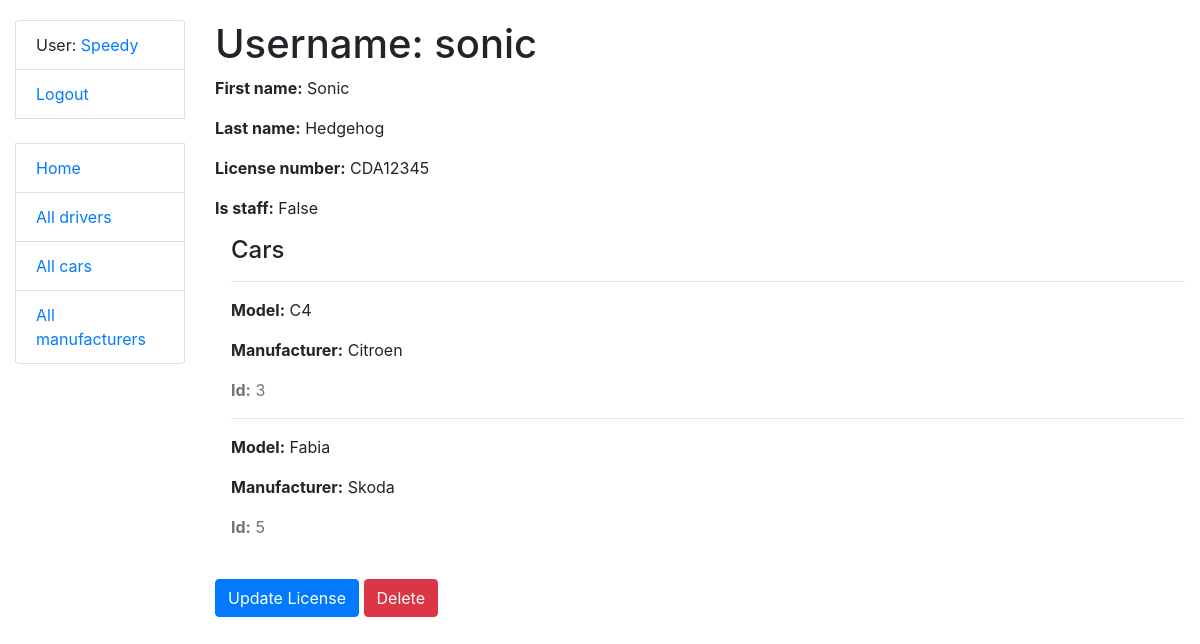
Page /drivers/3/ (signed in) on the committed database.
### taxi/models.py (models this page shows, shortened)
class Driver(AbstractUser):
    license_number = models.CharField(max_length=255, unique=True)
    class Meta:
        verbose_name = "driver"
        verbose_name_plural = "drivers"
    def get_absolute_url(self):
        return reverse("taxi:driver-detail", kwargs={'pk': self.pk})

class Car(models.Model):
    model = models.CharField(max_length=255)
    manufacturer = models.ForeignKey(Manufacturer, on_delete=models.CASCADE)
    drivers = models.ManyToManyField(Driver, related_name="cars")

class Manufacturer(models.Model):
    name = models.CharField(max_length=255, unique=True)
    country = models.CharField(max_length=255)
    class Meta:
        ordering = ["name"]

### taxi/views.py (the view)
# urls.py: path("drivers/<int:pk>/", DriverDetailView.as_view(), name="driver-detail"),
class DriverDetailView(LoginRequiredMixin, generic.DetailView):
    model = Driver
    queryset = Driver.objects.all().prefetch_related("cars__manufacturer")

### templates/taxi/driver_detail.html
{% extends "base.html" %}
{% block content %}
  <h1>
    Username: {{ driver.username }}
  </h1>
  <p><strong>First name:</strong> {{ driver.first_name }}</p>
  <p><strong>Last name:</strong> {{ driver.last_name }}</p>
  <p><strong>License number:</strong> {{ driver.license_number }}</p>
  <p><strong>Is staff:</strong> {{ driver.is_staff }}</p>
  <div class="ml-3">
    <h4>Cars</h4>
    {% for car in driver.cars.all %}
        <hr>
        <p><strong>Model:</strong> {{ car.model }}</p>
        <p><strong>Manufacturer:</strong> {{ car.manufacturer.name }}</p>
        <p class="text-muted"><strong>Id:</strong> {{car.id}}</p>
    {% empty %}
      <p>No cars!</p>
    {% endfor %}
  </div>
    <br>
  <a class="btn btn-primary" href="{% url 'taxi:driver-license-update' pk=driver.pk %}" role="button">
    Update License
  </a>
  <a class="btn btn-danger" href="{% url 'taxi:driver-delete' pk=driver.pk %}" role="button">
    Delete
  </a>
{% endblock %}

### templates/includes/sidebar.html
<ul class="sidebar-nav list-group">
  {% if user.is_authenticated %}
    <li class="list-group-item">User: <a href="{{ user.get_absolute_url }}">{{ user.get_username }}</a></li>
    <li class="list-group-item"><a href="{% url 'logout'%}?next={{request.path}}">Logout</a></li>
  {% else %}
    <li class="list-group-item"><a href="{% url 'login'%}?next={{request.path}}">Login</a></li>
  {% endif %}
  <br>
  <li class="list-group-item"><a href="{% url 'taxi:index' %}">Home</a></li>
  <li class="list-group-item"><a href="{% url 'taxi:driver-list' %}">All drivers</a></li>
  <li class="list-group-item"><a href="{% url 'taxi:car-list' %}">All cars</a></li>
  <li class="list-group-item"><a href="{% url 'taxi:manufacturer-list' %}">All manufacturers</a></li>
</ul>

### static/css/styles.css (style rules this page uses)
body { margin-top: 20px; }

### rows in the picture
Driver: get_username "Speedy"
Driver: username "sonic", first_name "Sonic", last_name "Hedgehog", license_number "CDA12345", is_staff "False"
Car: model "C4", manufacturer.name "Citroen", id "3"
Car: model "Fabia", manufacturer.name "Skoda", id "5"
